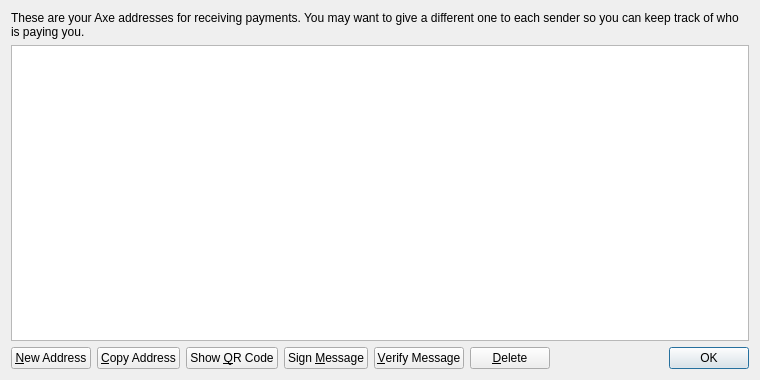
<?xml version="1.0" encoding="UTF-8"?>
<ui version="4.0">
 <class>AddressBookPage</class>
 <widget class="QWidget" name="AddressBookPage">
  <property name="geometry">
   <rect>
    <x>0</x>
    <y>0</y>
    <width>760</width>
    <height>380</height>
   </rect>
  </property>
  <property name="windowTitle">
   <string>Address Book</string>
  </property>
  <layout class="QVBoxLayout" name="verticalLayout">
   <item>
    <widget class="QLabel" name="labelExplanation">
     <property name="text">
      <string>These are your Axe addresses for receiving payments. You may want to give a different one to each sender so you can keep track of who is paying you.</string>
     </property>
     <property name="textFormat">
      <enum>Qt::PlainText</enum>
     </property>
     <property name="wordWrap">
      <bool>true</bool>
     </property>
    </widget>
   </item>
   <item>
    <widget class="QTableView" name="tableView">
     <property name="contextMenuPolicy">
      <enum>Qt::CustomContextMenu</enum>
     </property>
     <property name="toolTip">
      <string>Double-click to edit address or label</string>
     </property>
     <property name="tabKeyNavigation">
      <bool>false</bool>
     </property>
     <property name="alternatingRowColors">
      <bool>true</bool>
     </property>
     <property name="selectionMode">
      <enum>QAbstractItemView::SingleSelection</enum>
     </property>
     <property name="selectionBehavior">
      <enum>QAbstractItemView::SelectRows</enum>
     </property>
     <property name="sortingEnabled">
      <bool>true</bool>
     </property>
     <attribute name="verticalHeaderVisible">
      <bool>false</bool>
     </attribute>
    </widget>
   </item>
   <item>
    <layout class="QHBoxLayout" name="horizontalLayout">
     <item>
      <widget class="QPushButton" name="newAddressButton">
       <property name="toolTip">
        <string>Create a new address</string>
       </property>
       <property name="text">
        <string>&amp;New Address</string>
       </property>
       <property name="icon">
        <iconset resource="../bitcoin.qrc">
         <normaloff>:/icons/add</normaloff>:/icons/add</iconset>
       </property>
      </widget>
     </item>
     <item>
      <widget class="QPushButton" name="copyToClipboard">
       <property name="toolTip">
        <string>Copy the currently selected address to the system clipboard</string>
       </property>
       <property name="text">
        <string>&amp;Copy Address</string>
       </property>
       <property name="icon">
        <iconset resource="../bitcoin.qrc">
         <normaloff>:/icons/editcopy</normaloff>:/icons/editcopy</iconset>
       </property>
      </widget>
     </item>
     <item>
      <widget class="QPushButton" name="showQRCode">
       <property name="text">
        <string>Show &amp;QR Code</string>
       </property>
       <property name="icon">
        <iconset resource="../bitcoin.qrc">
         <normaloff>:/icons/qrcode</normaloff>:/icons/qrcode</iconset>
       </property>
      </widget>
     </item>
     <item>
      <widget class="QPushButton" name="signMessage">
       <property name="toolTip">
        <string>Sign a message to prove you own a Axe address</string>
       </property>
       <property name="text">
        <string>Sign &amp;Message</string>
       </property>
       <property name="icon">
        <iconset resource="../bitcoin.qrc">
         <normaloff>:/icons/edit</normaloff>:/icons/edit</iconset>
       </property>
      </widget>
     </item>
     <item>
      <widget class="QPushButton" name="verifyMessage">
       <property name="toolTip">
        <string>Verify a message to ensure it was signed with a specified Axe address</string>
       </property>
       <property name="text">
        <string>&amp;Verify Message</string>
       </property>
       <property name="icon">
        <iconset resource="../bitcoin.qrc">
         <normaloff>:/icons/transaction_0</normaloff>:/icons/transaction_0</iconset>
       </property>
      </widget>
     </item>
     <item>
      <widget class="QPushButton" name="deleteButton">
       <property name="toolTip">
        <string>Delete the currently selected address from the list</string>
       </property>
       <property name="text">
        <string>&amp;Delete</string>
       </property>
       <property name="icon">
        <iconset resource="../bitcoin.qrc">
         <normaloff>:/icons/remove</normaloff>:/icons/remove</iconset>
       </property>
      </widget>
     </item>
     <item>
      <spacer name="horizontalSpacer">
       <property name="orientation">
        <enum>Qt::Horizontal</enum>
       </property>
       <property name="sizeHint" stdset="0">
        <size>
         <width>40</width>
         <height>20</height>
        </size>
       </property>
      </spacer>
     </item>
     <item>
      <widget class="QDialogButtonBox" name="buttonBox">
       <property name="sizePolicy">
        <sizepolicy hsizetype="Maximum" vsizetype="Fixed">
         <horstretch>0</horstretch>
         <verstretch>0</verstretch>
        </sizepolicy>
       </property>
       <property name="standardButtons">
        <set>QDialogButtonBox::Ok</set>
       </property>
      </widget>
     </item>
    </layout>
   </item>
  </layout>
 </widget>
 <resources>
  <include location="../bitcoin.qrc"/>
 </resources>
 <connections/>
</ui>
